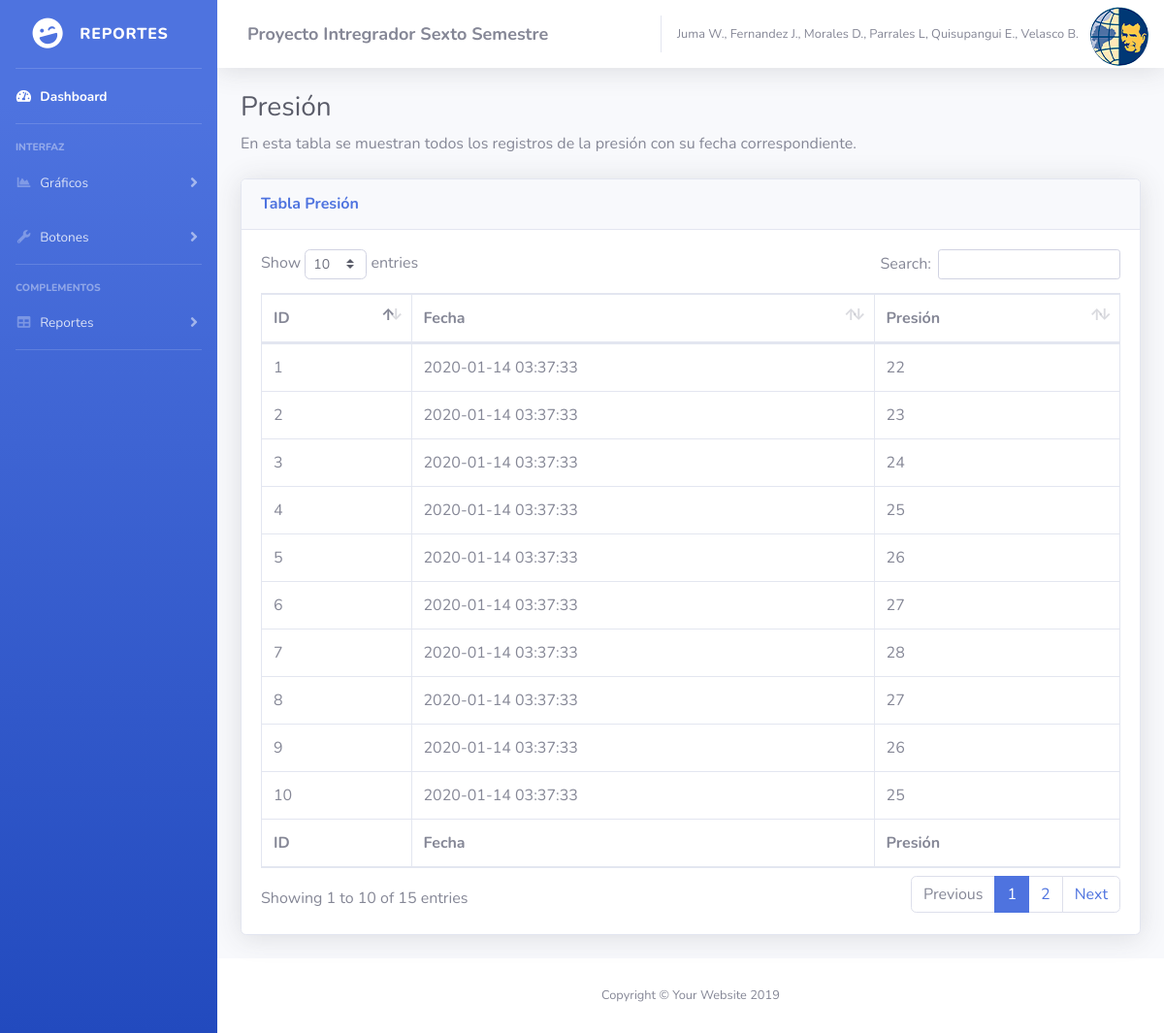
The page /Aplicacion_Web/presion.php on the database its author committed.
### tables this page shows
CREATE TABLE PRESION (
                id_presion INT AUTO_INCREMENT NOT NULL,
                fecha DATETIME NOT NULL,
                presion INT NOT NULL,
                PRIMARY KEY (id_presion)
);

### Aplicacion_Web/presion.php (the view, shortened to what this page needs)
<?php
include("Header.php");
?>
 <div class="container-fluid">
<h1 class="h3 mb-2 text-gray-800">Presión</h1>
<p class="mb-4">En esta tabla se muestran todos los registros de la presión con su fecha correspondiente.</p>
<div class="card shadow mb-4">
  <div class="card-header py-3">
    <h6 class="m-0 font-weight-bold text-primary">Tabla Presión</h6>
  </div>
  <div class="card-body">
    <div class="table-responsive">
      <table class="table table-bordered" id="dataTable" width="100%" cellspacing="0">
        <thead>
          <tr>
            <th>ID</th>
            <th>Fecha</th>
            <th>Presión</th>
          </tr>
        </thead>
        <tfoot>
          <tr>
            <th>ID</th>
            <th>Fecha</th>
            <th>Presión</th>
          </tr>
        </tfoot>
        <tbody>
          <?php
            $conexion = mysqli_connect("localhost", "root", "", "p1") or
            die("Problemas con la conexión");
            $registros = mysqli_query($conexion, "SELECT * FROM `presion`") or
            die("Problemas en el select:" . mysqli_error($conexion));
            while ($reg = mysqli_fetch_array($registros)) {
            echo "<tr>";
            echo "<td>".$reg['id_presion']."</td>";
            echo "<td>".$reg['fecha']."</td>";
            echo "<td>".$reg['presion']."</td>";
            echo "</tr>";
            }
          ?>
        </tbody>
      </table>
    </div>
  </div>
</div>
</div>
</div>
<footer class="sticky-footer bg-white">
        <div class="container my-auto">
          <div class="copyright text-center my-auto">
            <span>Copyright &copy; Your Website 2019</span>
          </div>
        </div>
      </footer>
    </div>
  </div>
</body>
</html>

### rows shown on the page
presion: id_presion "1", fecha "2020-01-14 03:37:33", presion "22"
presion: id_presion "2", fecha "2020-01-14 03:37:33", presion "23"
presion: id_presion "3", fecha "2020-01-14 03:37:33", presion "24"
presion: id_presion "4", fecha "2020-01-14 03:37:33", presion "25"
presion: id_presion "5", fecha "2020-01-14 03:37:33", presion "26"
presion: id_presion "6", fecha "2020-01-14 03:37:33", presion "27"
presion: id_presion "7", fecha "2020-01-14 03:37:33", presion "28"
presion: id_presion "8", fecha "2020-01-14 03:37:33", presion "27"
presion: id_presion "9", fecha "2020-01-14 03:37:33", presion "26"
presion: id_presion "10", fecha "2020-01-14 03:37:33", presion "25"
